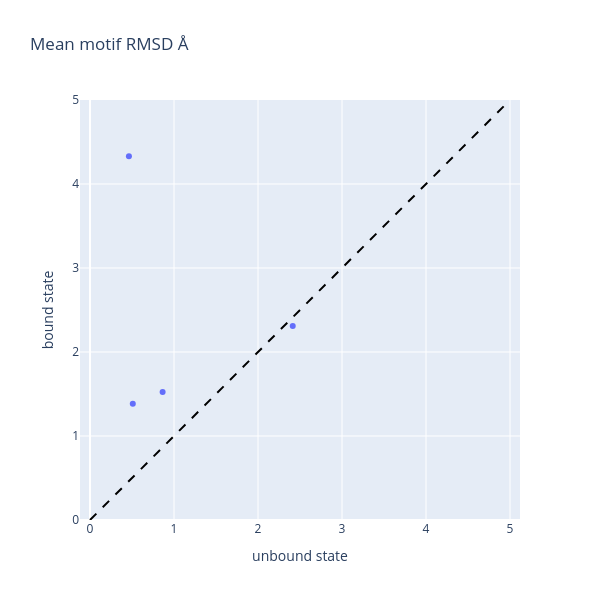

Here is the notebook cell this chart was saved with:
### Code cell
fig = px.scatter(
    mean_rmsds,
    x="unbound state",
    y="bound state",
    title="Mean motif RMSD Å"
)
fig.update_traces(textposition="top center")
fig.add_shape(type="line", x0=0, y0=0, x1=5, y1=5,
              line=dict(color="black", dash="dash"))
fig.update_layout(
    xaxis=dict(range=[0, 5]),
    yaxis=dict(range=[0, 5], scaleanchor="x"),
    width=600, height=600
)

### Figure 1 — Plotly figure (JSON) as saved in the notebook; plotly's stock layout.template omitted (floating-point values rounded to 4 significant figures)
{"data": [{"hovertemplate": "unbound state=%{x}<br>bound state=%{y}<extra></extra>", "legendgroup": "", "marker": {"color": "#636efa", "symbol": "circle"}, "mode": "markers", "name": "", "orientation": "v", "showlegend": false, "textposition": "top center", "type": "scatter", "x": [0.8644, 0.4632, 0.5094, 2.414], "xaxis": "x", "y": [1.523, 4.329, 1.383, 2.31], "yaxis": "y"}], "layout": {"height": 600, "legend": {"tracegroupgap": 0}, "shapes": [{"line": {"color": "black", "dash": "dash"}, "type": "line", "x0": 0, "x1": 5, "y0": 0, "y1": 5}], "title": {"text": "Mean motif RMSD Å"}, "width": 600, "xaxis": {"anchor": "y", "domain": [0, 1], "range": [0, 5], "title": {"text": "unbound state"}}, "yaxis": {"anchor": "x", "domain": [0, 1], "range": [0, 5], "scaleanchor": "x", "title": {"text": "bound state"}}}}
